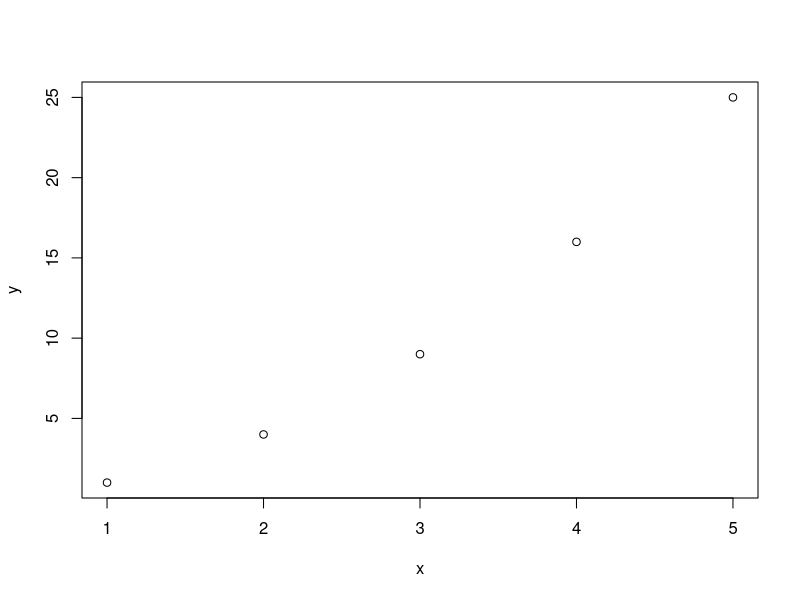

The R source for this figure:
## ---- chunk 1
x <- c(1, 2, 3, 4, 5)
y <- c(1, 4, 9, 16, 25)

plot(x, y)
